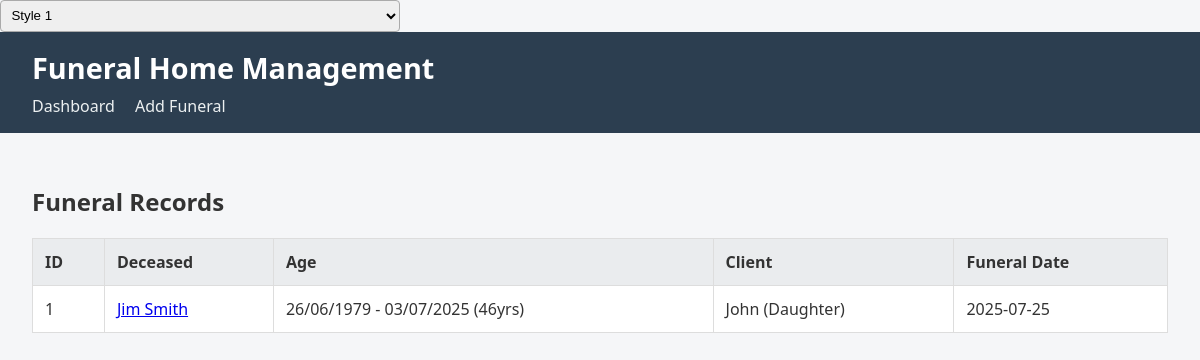
The page / on the database its author committed.
### tables this page shows
CREATE TABLE Funeral (
    FuneralId INTEGER PRIMARY KEY AUTOINCREMENT,
    ClientId INTEGER,
    DeceasedId INTEGER,
    Location TEXT,
    Date TEXT,
    StaffId INTEGER,
    InvoiceId INTEGER,
    FOREIGN KEY (ClientId) REFERENCES Client(ClientId),
    FOREIGN KEY (DeceasedId) REFERENCES Deceased(DeceasedId),
    FOREIGN KEY (StaffId) REFERENCES Staff(StaffId),
    FOREIGN KEY (InvoiceId) REFERENCES Invoice(InvoiceId)
);

### app.py (the view)
@app.route("/")
def index():
    db = get_db()
    rows = db.execute("""
        SELECT
            Funeral.FuneralId,
            Client.Name AS ClientName,
            Client.RelationToDeceased,
            Deceased.FirstName || ' ' || Deceased.LastName AS DeceasedName,
            Deceased.DateOfBirth,
            Deceased.DateOfDeath,
            Funeral.Date
        FROM Funeral
        JOIN Client ON Funeral.ClientId = Client.ClientId
        JOIN Deceased ON Funeral.DeceasedId = Deceased.DeceasedId
        ORDER BY Funeral.Date DESC
    """).fetchall()
    from datetime import datetime
    funerals = []
    for row in rows:
        dob = row["DateOfBirth"]
        dod = row["DateOfDeath"]
        try:
            dob_dt = datetime.strptime(dob, "%Y-%m-%d")
            dob_fmt = dob_dt.strftime("%d/%m/%Y")
        except:
            dob_fmt = "-"
            dob_dt = None
        try:
            dod_dt = datetime.strptime(dod, "%Y-%m-%d")
            dod_fmt = dod_dt.strftime("%d/%m/%Y")
        except:
            dod_fmt = "-"
            dod_dt = None
        try:
            if dob_dt and dod_dt:
                age = dod_dt.year - dob_dt.year - ((dod_dt.month, dod_dt.day) < (dob_dt.month, dob_dt.day))
                date_summary = f"{dob_fmt} - {dod_fmt} ({age}yrs)"
            else:
                date_summary = f"{dob_fmt} - {dod_fmt}"
        except:
            date_summary = f"{dob_fmt} - {dod_fmt}"
        client_display = f"{row['ClientName']} ({row['RelationToDeceased']})" if row["RelationToDeceased"] else row["ClientName"]
        funerals.append({
            "FuneralId": row["FuneralId"],
            "ClientDisplay": client_display,
            "DeceasedName": row["DeceasedName"],
            "DateSummary": date_summary,
            "FuneralDate": row["Date"] or "-"
        })
    return render_template("index.html", funerals=funerals)

### app.py (called while the page is built)
def get_db():
    conn = sqlite3.connect("funeralhome.db")
    conn.row_factory = sqlite3.Row
    return conn

### templates/index.html
{% extends "base.html" %}
{% block content %}
    <h2>Funeral Records</h2>
    <table>
      <thead>
          <tr>
              <th>ID</th>
              <th>Deceased</th>
              <th>Age</th>
              <th>Client</th>
              <th>Funeral Date</th>
          </tr>
      </thead>
      <tbody>
          {% for f in funerals %}
          <tr>
              <td>{{ f.FuneralId }}</td>
              <td><a href="{{ url_for('funeral_detail', id=f.FuneralId) }}">{{ f.DeceasedName }}</a></td>
              <td>{{ f.DateSummary }}</td>
              <td>{{ f.ClientDisplay }}</td>
              <td>{{ f.FuneralDate or '-' }}</td>
          </tr>
          {% endfor %}
      </tbody>
  </table>
{% endblock %}

### static/css/style.css (style rules this page uses)
body { font-family: "Segoe UI", Tahoma, Geneva, Verdana, sans-serif; background-color: #f5f6f8; color: #333; margin: 0; padding: 0; }
table { width: 100%; border-collapse: collapse; background-color: #fff; margin-top: 1rem; }
th, td { border: 1px solid #ddd; padding: 0.75rem; text-align: left; }
th { background-color: #eaecee; font-weight: bold; }

### rows shown on the page
Funeral: FuneralId "1", DeceasedName "Jim Smith", DateSummary "26/06/1979 - 03/07/2025 (46yrs)", ClientDisplay "John (Daughter)", Date "2025-07-25"
